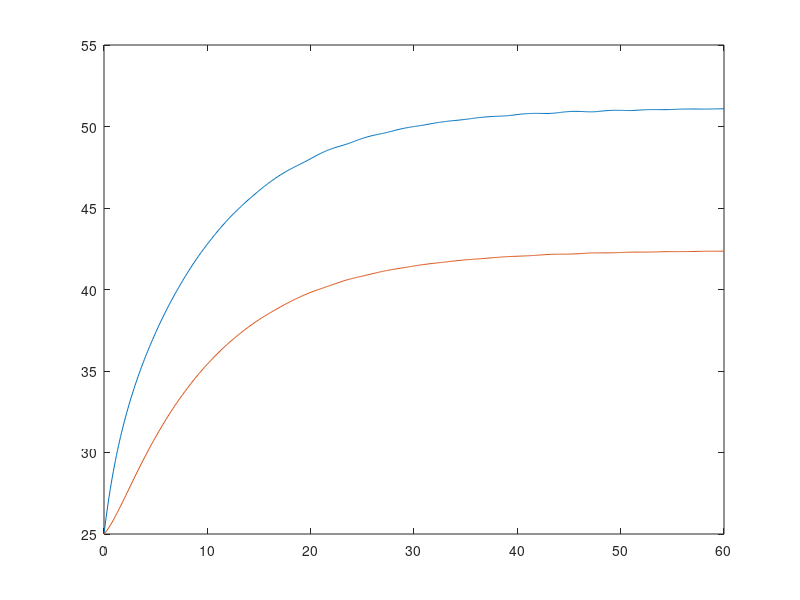

MATLAB code to generate this figure: (Note: this script raises an error after producing the figure.)
% A wearable on the wrist: 0.35 W from its electronics, a two-node model of the
% board and the skin-contact case, against a 43 C limit for skin contact.
P = 0.35;  Cb = 4;  Cc = 12;            % W, J/K board, J/K case
Rbc = 25;  Rskin = 60;  Rair = 90;      % K/W board-case, case-skin, case-air
Tskin = 33;  Tair = 25;
f = @(t, T) [(P - (T(1) - T(2))/Rbc) / Cb;
             ((T(1) - T(2))/Rbc - (T(2) - Tskin)/Rskin - (T(2) - Tair)/Rair) / Cc];
[t, T] = ode45(f, linspace(0, 3600, 600), [Tair; Tair]);
Rpar = 1 / (1/Rskin + 1/Rair);
steady = (Tskin/Rskin + Tair/Rair + P) * Rpar;
fprintf('case %.1f C after an hour, %.1f C at steady state\n', T(end, 2), steady);
fprintf('margin to the 43 C skin-contact limit %.1f K\n', 43 - max(T(:, 2)));

plot(t/60, T(:, 1), t/60, T(:, 2));
yline(43);
legend('Board', 'Case on skin', '43 C limit');
title('Wearable temperature on the wrist');
xlabel('Time (min)');
ylabel('Temperature (C)');
